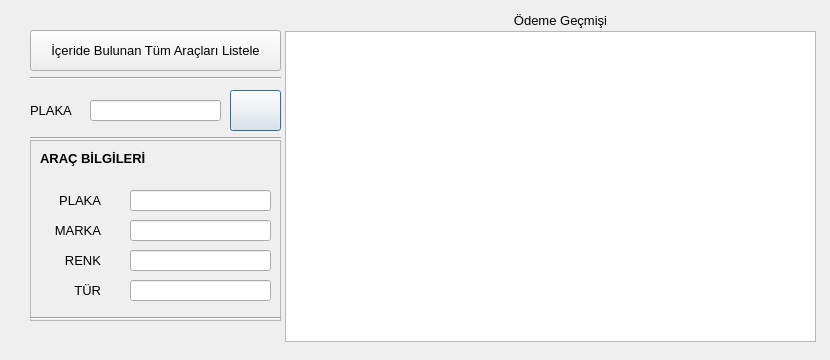
<?xml version="1.0" encoding="UTF-8"?>
<ui version="4.0">
 <class>VehicleSearch</class>
 <widget class="QDialog" name="VehicleSearch">
  <property name="geometry">
   <rect>
    <x>0</x>
    <y>0</y>
    <width>830</width>
    <height>360</height>
   </rect>
  </property>
  <property name="minimumSize">
   <size>
    <width>830</width>
    <height>360</height>
   </size>
  </property>
  <property name="maximumSize">
   <size>
    <width>830</width>
    <height>360</height>
   </size>
  </property>
  <property name="font">
   <font>
    <pointsize>10</pointsize>
   </font>
  </property>
  <property name="windowTitle">
   <string>Plaka ve Fatura Sorgulama</string>
  </property>
  <widget class="QTableView" name="tableView">
   <property name="geometry">
    <rect>
     <x>285</x>
     <y>31</y>
     <width>531</width>
     <height>311</height>
    </rect>
   </property>
   <property name="sortingEnabled">
    <bool>true</bool>
   </property>
  </widget>
  <widget class="QLabel" name="label">
   <property name="geometry">
    <rect>
     <x>30</x>
     <y>100</y>
     <width>51</width>
     <height>20</height>
    </rect>
   </property>
   <property name="text">
    <string>PLAKA</string>
   </property>
  </widget>
  <widget class="QLineEdit" name="lineEdit_search">
   <property name="geometry">
    <rect>
     <x>90</x>
     <y>100</y>
     <width>131</width>
     <height>21</height>
    </rect>
   </property>
  </widget>
  <widget class="QPushButton" name="pushButton_search">
   <property name="geometry">
    <rect>
     <x>230</x>
     <y>90</y>
     <width>51</width>
     <height>41</height>
    </rect>
   </property>
   <property name="toolTip">
    <string>ARA</string>
   </property>
   <property name="text">
    <string/>
   </property>
   <property name="icon">
    <iconset>
     <normaloff>../assets/images/search.png</normaloff>../assets/images/search.png</iconset>
   </property>
   <property name="iconSize">
    <size>
     <width>24</width>
     <height>24</height>
    </size>
   </property>
  </widget>
  <widget class="QLabel" name="label_error">
   <property name="geometry">
    <rect>
     <x>30</x>
     <y>320</y>
     <width>251</width>
     <height>21</height>
    </rect>
   </property>
   <property name="styleSheet">
    <string notr="true">color:red;</string>
   </property>
   <property name="text">
    <string/>
   </property>
  </widget>
  <widget class="QLabel" name="label_title">
   <property name="geometry">
    <rect>
     <x>440</x>
     <y>10</y>
     <width>241</width>
     <height>20</height>
    </rect>
   </property>
   <property name="text">
    <string>Ödeme Geçmişi</string>
   </property>
   <property name="alignment">
    <set>Qt::AlignCenter</set>
   </property>
  </widget>
  <widget class="QFrame" name="frame">
   <property name="geometry">
    <rect>
     <x>30</x>
     <y>140</y>
     <width>251</width>
     <height>181</height>
    </rect>
   </property>
   <property name="frameShape">
    <enum>QFrame::StyledPanel</enum>
   </property>
   <property name="frameShadow">
    <enum>QFrame::Raised</enum>
   </property>
   <widget class="QLineEdit" name="lineEdit_type">
    <property name="geometry">
     <rect>
      <x>100</x>
      <y>140</y>
      <width>141</width>
      <height>21</height>
     </rect>
    </property>
    <property name="readOnly">
     <bool>true</bool>
    </property>
   </widget>
   <widget class="QLabel" name="label_4">
    <property name="geometry">
     <rect>
      <x>10</x>
      <y>80</y>
      <width>61</width>
      <height>21</height>
     </rect>
    </property>
    <property name="text">
     <string>MARKA</string>
    </property>
    <property name="alignment">
     <set>Qt::AlignRight|Qt::AlignTrailing|Qt::AlignVCenter</set>
    </property>
   </widget>
   <widget class="QLabel" name="label_5">
    <property name="geometry">
     <rect>
      <x>10</x>
      <y>110</y>
      <width>61</width>
      <height>21</height>
     </rect>
    </property>
    <property name="text">
     <string>RENK</string>
    </property>
    <property name="alignment">
     <set>Qt::AlignRight|Qt::AlignTrailing|Qt::AlignVCenter</set>
    </property>
   </widget>
   <widget class="QLabel" name="label_2">
    <property name="geometry">
     <rect>
      <x>10</x>
      <y>10</y>
      <width>111</width>
      <height>16</height>
     </rect>
    </property>
    <property name="font">
     <font>
      <weight>75</weight>
      <bold>true</bold>
     </font>
    </property>
    <property name="text">
     <string>ARAÇ BİLGİLERİ</string>
    </property>
   </widget>
   <widget class="QLabel" name="label_6">
    <property name="geometry">
     <rect>
      <x>10</x>
      <y>140</y>
      <width>61</width>
      <height>21</height>
     </rect>
    </property>
    <property name="text">
     <string>TÜR</string>
    </property>
    <property name="alignment">
     <set>Qt::AlignRight|Qt::AlignTrailing|Qt::AlignVCenter</set>
    </property>
   </widget>
   <widget class="QLabel" name="label_3">
    <property name="geometry">
     <rect>
      <x>10</x>
      <y>50</y>
      <width>61</width>
      <height>21</height>
     </rect>
    </property>
    <property name="text">
     <string>PLAKA</string>
    </property>
    <property name="alignment">
     <set>Qt::AlignRight|Qt::AlignTrailing|Qt::AlignVCenter</set>
    </property>
   </widget>
   <widget class="QLineEdit" name="lineEdit_plate">
    <property name="geometry">
     <rect>
      <x>100</x>
      <y>50</y>
      <width>141</width>
      <height>21</height>
     </rect>
    </property>
    <property name="readOnly">
     <bool>true</bool>
    </property>
   </widget>
   <widget class="QLineEdit" name="lineEdit_color">
    <property name="geometry">
     <rect>
      <x>100</x>
      <y>110</y>
      <width>141</width>
      <height>21</height>
     </rect>
    </property>
    <property name="readOnly">
     <bool>true</bool>
    </property>
   </widget>
   <widget class="QLineEdit" name="lineEdit_model">
    <property name="geometry">
     <rect>
      <x>100</x>
      <y>80</y>
      <width>141</width>
      <height>21</height>
     </rect>
    </property>
    <property name="readOnly">
     <bool>true</bool>
    </property>
   </widget>
  </widget>
  <widget class="Line" name="line">
   <property name="geometry">
    <rect>
     <x>30</x>
     <y>130</y>
     <width>251</width>
     <height>16</height>
    </rect>
   </property>
   <property name="orientation">
    <enum>Qt::Horizontal</enum>
   </property>
  </widget>
  <widget class="Line" name="line_2">
   <property name="geometry">
    <rect>
     <x>30</x>
     <y>310</y>
     <width>251</width>
     <height>16</height>
    </rect>
   </property>
   <property name="orientation">
    <enum>Qt::Horizontal</enum>
   </property>
  </widget>
  <widget class="Line" name="line_3">
   <property name="geometry">
    <rect>
     <x>30</x>
     <y>70</y>
     <width>251</width>
     <height>16</height>
    </rect>
   </property>
   <property name="orientation">
    <enum>Qt::Horizontal</enum>
   </property>
  </widget>
  <widget class="QPushButton" name="pushButton_listAll">
   <property name="geometry">
    <rect>
     <x>30</x>
     <y>30</y>
     <width>251</width>
     <height>41</height>
    </rect>
   </property>
   <property name="text">
    <string>İçeride Bulunan Tüm Araçları Listele</string>
   </property>
  </widget>
 </widget>
 <tabstops>
  <tabstop>lineEdit_search</tabstop>
  <tabstop>pushButton_search</tabstop>
  <tabstop>pushButton_listAll</tabstop>
  <tabstop>tableView</tabstop>
  <tabstop>lineEdit_plate</tabstop>
  <tabstop>lineEdit_model</tabstop>
  <tabstop>lineEdit_color</tabstop>
  <tabstop>lineEdit_type</tabstop>
 </tabstops>
 <resources/>
 <connections/>
</ui>
